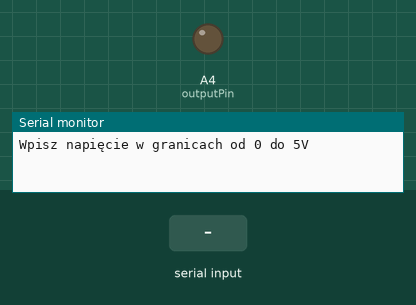
Bench run of a sketch on a simulated Arduino Uno, built with avr-gcc and run on an emulated ATmega328P. Shown: output pins drawn as LEDs (lit = HIGH), the last lines printed to the serial monitor. Inputs (shaded band) come from the test bench.

Above: at 1.2 s.
1.3 s: "5\n" received over Serial
At 1.7 s:
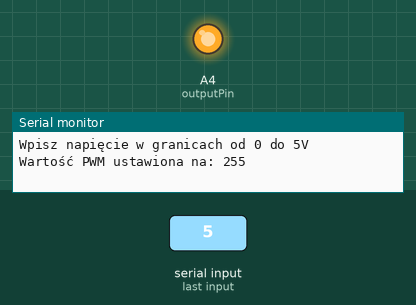
2.8 s: "90,45\n" received over Serial
Timing chart, 0 to 5.8 s (numbered marks = the images above; inputs shaded):
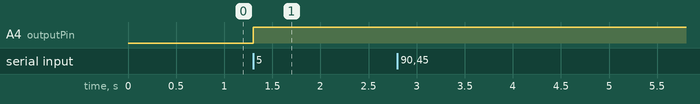

The sketch:

AnalogWrite.ino
```cpp
/*Nierozwiązany problem:
Program nie utrzymuję wartości wpisanej w Serial monitor*/
/*Złącza należy podłączyć do 3 i GND i multimetru*/
int outputPin = A4;
float lastVoltage = 0.0;

void setup() {
  pinMode(outputPin, OUTPUT);
  Serial.begin(9600);
  Serial.println("Wpisz napięcie w granicach od 0 do 5V");
}

void loop() {
  if(Serial.available() > 0){
    //char ch = Serial.read();        //Tutaj dane są przekazywane jako string ale to później wymaga ich konwersji więc niezalecane w tym przypadku
    float ch = Serial.parseFloat();   ////Zmodyfikowana wersja przyjmująca wartości float a nie znaki ASCII

    if(ch >= 0.0 && ch <= 5.0){

      //int volts = (ch - '0') * 51;    //0 w tabeli znaków ASCII przyjmuję kod 048, jest ono odejmowane od wartości większej dając liczbę prawidłową //Mnożymy przez 51, ponieważ zakres na wyjściach analogowych wyraża się od 0 do 255
      int volts = map(ch * 100, 0, 500, 0, 255);    ////Funkcja mapująca wartości z tych zrozumiałych dla użytkownika od 0.0 do 5.0 na 0 do 255
      analogWrite(outputPin, volts);
      lastVoltage = ch;

      Serial.print("Wartość PWM ustawiona na: ");
      Serial.println(volts);
    }
    else{
      //Informacja o błędzie
      Serial.println("Błąd: Wartość poza zakresem. Wprowadź liczbę od 0 do 5.");
    }
    clearSerialBuffer(); // Opróżnienie bufora po błędzie lub zakończeniu odczytu
  }
    else{
      int volts = map(lastVoltage * 100, 0, 500, 0, 255);
      analogWrite(outputPin, volts);

  }
}

//////////////////////////// Czyszczenie bufora /////////////////////////////////////////////////

void clearSerialBuffer() {
  while (Serial.available() > 0) {
    Serial.read(); // Odczyt i zignorowanie wszystkich danych
  }
}
```

Measured:
- after the input at 1.3 s, A4 (outputPin): LOW → HIGH at once
